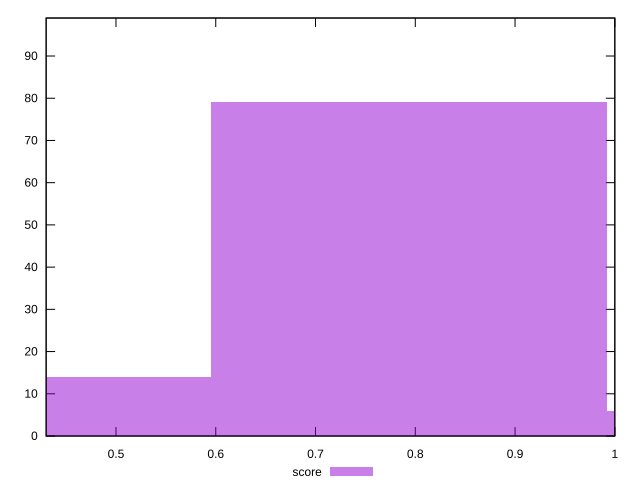

Source code (gnuplot):
reset

$score <<EOF
1.190608246119334 6
0.7937388307462226 79
0.3968694153731113 14
EOF

set key outside below
set boxwidth 0.3968694153731113
set xrange [0.43:1]
set yrange [0:99]
set trange [0:99]
set style fill transparent solid 0.5 noborder
set terminal svg size 640, 490 enhanced background rgb 'white'
set output "reports/report_00027_2021-02-24T12-40-31.850Z/first-cpu-idle/samples/card/score/histogram.svg"

plot $score title "score" with boxes

reset
